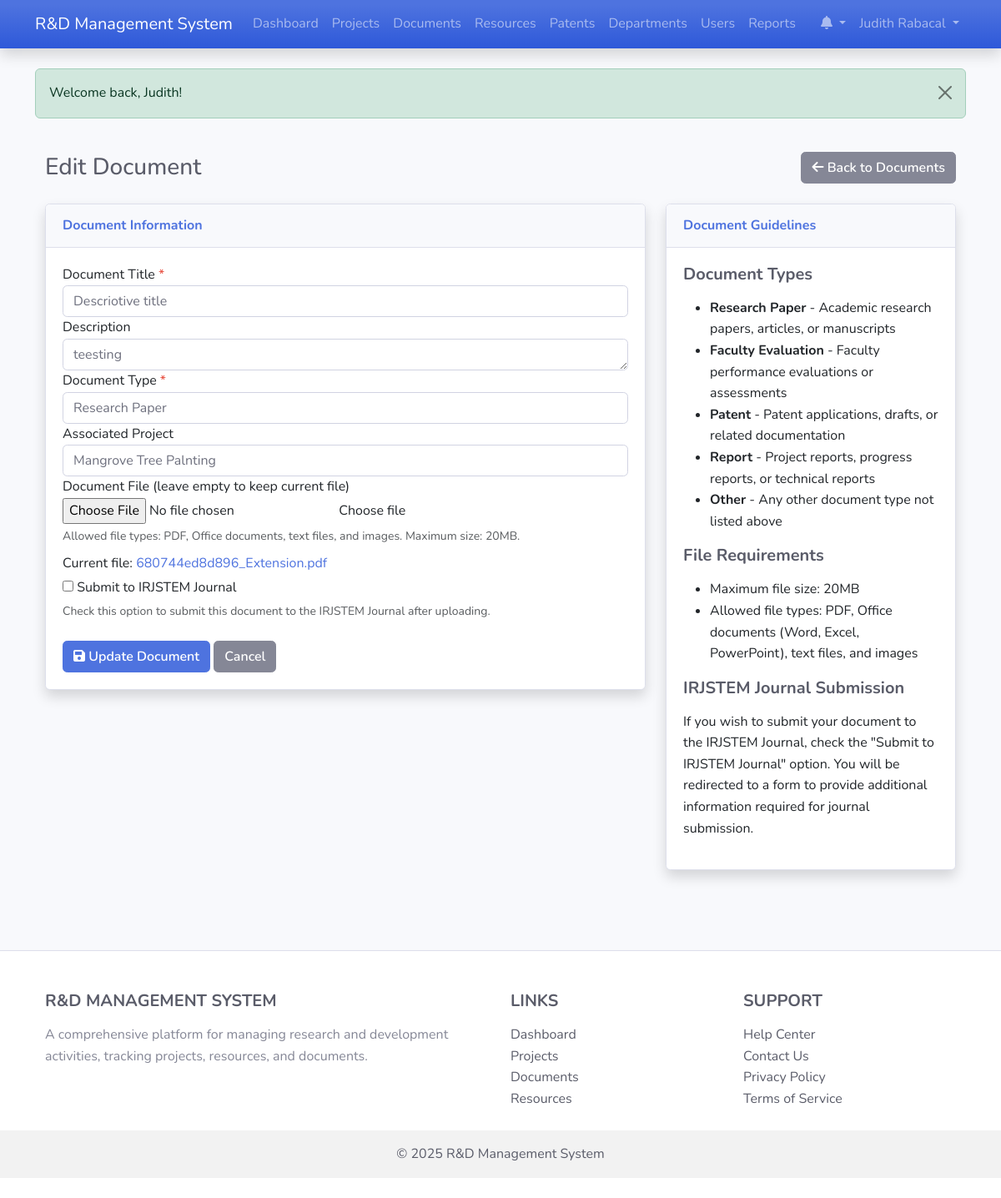
The page /document_form.php?id=1 (signed in) on the database its author committed.
### tables this page shows
CREATE TABLE `users` (
  `id` int(11) NOT NULL,
  `username` varchar(50) NOT NULL,
  `password` varchar(255) NOT NULL,
  `email` varchar(100) NOT NULL,
  `first_name` varchar(50) NOT NULL,
  `last_name` varchar(50) NOT NULL,
  `role_id` int(11) NOT NULL,
  `department_id` int(11) DEFAULT NULL,
  `is_active` tinyint(1) DEFAULT 1,
  `last_login` datetime DEFAULT NULL,
  `created_at` timestamp NOT NULL DEFAULT current_timestamp(),
  `updated_at` timestamp NOT NULL DEFAULT current_timestamp() ON UPDATE current_timestamp()
);

CREATE TABLE `documents` (
  `id` int(11) NOT NULL,
  `title` varchar(100) NOT NULL,
  `description` text DEFAULT NULL,
  `file_path` varchar(255) NOT NULL,
  `file_type` varchar(50) DEFAULT NULL,
  `file_size` int(11) DEFAULT NULL,
  `type` enum('research_paper','faculty_evaluation','patent','report','other') NOT NULL,
  `project_id` int(11) DEFAULT NULL,
  `uploaded_by` int(11) NOT NULL,
  `upload_date` datetime DEFAULT current_timestamp(),
  `created_at` timestamp NOT NULL DEFAULT current_timestamp(),
  `updated_at` timestamp NOT NULL DEFAULT current_timestamp() ON UPDATE current_timestamp(),
  `submit_to_journal` varchar(60) NOT NULL
);

CREATE TABLE `projects` (
  `id` int(11) NOT NULL,
  `title` varchar(100) NOT NULL,
  `description` text DEFAULT NULL,
  `start_date` date DEFAULT NULL,
  `end_date` date DEFAULT NULL,
  `status` enum('planning','in_progress','completed','on_hold','cancelled') DEFAULT 'planning',
  `budget` decimal(15,2) DEFAULT NULL,
  `department_id` int(11) DEFAULT NULL,
  `created_by` int(11) NOT NULL,
  `created_at` timestamp NOT NULL DEFAULT current_timestamp(),
  `updated_at` timestamp NOT NULL DEFAULT current_timestamp() ON UPDATE current_timestamp()
);

### classes/BaseModel.php (called while the page is built, shortened)
<?php
require_once __DIR__ . '/../config/database.php';
abstract class BaseModel {
    protected $conn;
    protected $table_name;
    protected $id_column = 'id';
    public function __construct() {
        $database = new Database();
        $this->conn = $database->getConnection();
    }
    public function getAll($orderBy = null, $orderDirection = 'ASC', $limit = null, $offset = null) {
        $query = "SELECT * FROM " . $this->table_name;
        if ($orderBy) {
            $query .= " ORDER BY " . $orderBy . " " . $orderDirection;
        }
        $stmt = $this->conn->prepare($query);
        $stmt->execute();
        return $stmt->fetchAll(PDO::FETCH_ASSOC);
    }
    public function getById($id) {
        $query = "SELECT * FROM " . $this->table_name . " WHERE " . $this->id_column . " = :id LIMIT 1";
        $stmt = $this->conn->prepare($query);
        $stmt->bindParam(':id', $id);
        $stmt->execute();
        return $stmt->fetch(PDO::FETCH_ASSOC);
    }
}
?>

### config/database.php (called while the page is built, shortened)
<?php
class Database {
    private $host = "localhost";
    private $db_name = "rd_management";
    private $username = "root";
    private $password = "";
    public function getConnection() {
        $this->conn = null;
        try {
            $this->conn = new PDO(
                "mysql:host=" . $this->host . ";dbname=" . $this->db_name,
                $this->username,
                $this->password
            );
            $this->conn->setAttribute(PDO::ATTR_ERRMODE, PDO::ERRMODE_EXCEPTION);
            $this->conn->exec("set names utf8");
        } catch(PDOException $exception) {
            echo "Connection error: " . $exception->getMessage();
        }
        return $this->conn;
    }
}
?>

### classes/Document.php (called while the page is built, shortened)
<?php
require_once __DIR__ . '/BaseModel.php';
class Document extends BaseModel {
    public function __construct() {
        $this->upload_dir = __DIR__ . '/../uploads/';
    }
}
?>

### document_form.php (the view, shortened to what this page needs)
<?php
require_once 'classes/Document.php';
$document = new Document();
$project = new Project();
$user = new User();
$currentUser = $user->getById($_SESSION['user_id']);
$userRole = $currentUser['role_id'];
$documentData = [
    'title' => '',
    'description' => '',
    'type' => 'research_paper',
    'project_id' => '',
    'submit_to_journal' => false
];
$isEdit = false;
$pageTitle = "Upload New Document";
$submitButtonText = "Upload Document";
$formAction = "document_form.php";
if (isset($_GET['id']) && !empty($_GET['id'])) {
    $documentId = $_GET['id'];
    $existingDocument = $document->getById($documentId);
    if ($existingDocument) {
        $isEdit = true;
        $documentData = $existingDocument;
        $pageTitle = "Edit Document";
        $submitButtonText = "Update Document";
        $formAction = "document_form.php?id=" . $documentId;
    } else {
        $_SESSION['error_message'] = "Document not found.";
        header("Location: documents.php");
        exit;
    }
}
$projects = [];
if ($userRole == 1) {
    $projects = $project->getAll("title");
}
else {
    $projects = [];
}
include 'includes/header.php';
?>
<div class="container-fluid py-4">
    <div class="d-flex justify-content-between align-items-center mb-4">
        <h1 class="h3 mb-0 text-gray-800"><?php echo $pageTitle; ?></h1>
        <a href="documents.php" class="btn btn-secondary">
            <i class="fas fa-arrow-left"></i> Back to Documents
        </a>
    </div>
    <div class="row">
        <div class="col-lg-8">
            <div class="card shadow mb-4">
                <div class="card-header py-3">
                    <h6 class="m-0 font-weight-bold text-primary">Document Information</h6>
                </div>
                <div class="card-body">
                    <form method="POST" action="<?php echo $formAction; ?>" enctype="multipart/form-data">
                        <div class="form-group">
                            <label for="title">Document Title <span class="text-danger">*</span></label>
                            <input type="text" class="form-control" id="title" name="title" value="<?php echo htmlspecialchars($documentData['title']); ?>" required>
                        </div>
                        <div class="form-group">
                            <label for="description">Description</label>
                            <textarea class="form-control" id="description" name="description" rows="3"><?php echo htmlspecialchars($documentData['description'] ?? ''); ?></textarea>
                        </div>
                        <div class="form-group">
                            <label for="type">Document Type <span class="text-danger">*</span></label>
                            <select class="form-control" id="type" name="type" required>
                                <option value="research_paper" <?php echo ($documentData['type'] == 'research_paper') ? 'selected' : ''; ?>>Research Paper</option>
                            </select>
                        </div>
                        <div class="form-group">
                            <label for="project_id">Associated Project</label>
                            <select class="form-control" id="project_id" name="project_id">
                                <?php foreach ($projects as $proj): ?>
                                    <option value="<?php echo $proj['id']; ?>" <?php echo ($documentData['project_id'] == $proj['id']) ? 'selected' : ''; ?>>
                                        <?php echo htmlspecialchars($proj['title']); ?>
                                    </option>
                                <?php endforeach; ?>
                            </select>
                        </div>
                        <div class="form-group">
                            <label for="document_file">
                                <?php echo $isEdit ? 'Document File (leave empty to keep current file)' : 'Document File <span class="text-danger">*</span>'; ?>
                            </label>
                            <div class="custom-file">
                                <input type="file" class="custom-file-input" id="document_file" name="document_file" <?php echo $isEdit ? '' : 'required'; ?>>
                                <label class="custom-file-label" for="document_file">Choose file</label>
                            </div>
                            <small class="form-text text-muted">
                                Allowed file types: PDF, Office documents, text files, and images. Maximum size: 20MB.
                            </small>
                            <?php if ($isEdit && !empty($documentData['file_path'])): ?>
                                <div class="mt-2">
                                    <p class="mb-1">Current file:
                                        <a href="<?php echo $documentData['file_path']; ?>" target="_blank">
                                            <?php echo basename($documentData['file_path']); ?>
                                        </a>
                                    </p>
                                </div>
                            <?php endif; ?>
                        </div>
                        <div class="form-group">
                            <div class="custom-control custom-checkbox">
                                <input type="checkbox" class="custom-control-input" id="submit_to_journal" name="submit_to_journal" value="1">
                                <label class="custom-control-label" for="submit_to_journal">Submit to IRJSTEM Journal</label>
                            </div>
                            <small class="form-text text-muted">
                                Check this option to submit this document to the IRJSTEM Journal after uploading.
                            </small>
                        </div>
                        <div class="mt-4">
                            <button type="submit" class="btn btn-primary">
                                <i class="fas fa-save"></i> <?php echo $submitButtonText; ?>
                            </button>
                            <a href="documents.php" class="btn btn-secondary">Cancel</a>
                        </div>
                    </form>
                </div>
            </div>
        </div>
        <div class="col-lg-4">
            <div class="card shadow mb-4">
                <div class="card-header py-3">
                    <h6 class="m-0 font-weight-bold text-primary">Document Guidelines</h6>
                </div>
                <div class="card-body">
                    <h5>Document Types</h5>
                    <ul>
                        <li><strong>Research Paper</strong> - Academic research papers, articles, or manuscripts</li>
                        <li><strong>Faculty Evaluation</strong> - Faculty performance evaluations or assessments</li>
                        <li><strong>Patent</strong> - Patent applications, drafts, or related documentation</li>
                        <li><strong>Report</strong> - Project reports, progress reports, or technical reports</li>
                        <li><strong>Other</strong> - Any other document type not listed above</li>
                    </ul>
                    <h5>File Requirements</h5>
                    <ul>
                        <li>Maximum file size: 20MB</li>
                        <li>Allowed file types: PDF, Office documents (Word, Excel, PowerPoint), text files, and images</li>
                    </ul>
                    <h5>IRJSTEM Journal Submission</h5>
                    <p>
                        If you wish to submit your document to the IRJSTEM Journal, check the "Submit to IRJSTEM Journal" option.
                        You will be redirected to a form to provide additional information required for journal submission.
                    </p>
                </div>
            </div>
        </div>
    </div>
</div>
<?php include 'includes/footer.php'; ?>

### includes/header.php (shortened to what this page needs)
<?php
$isLoggedIn = isset($_SESSION['user_id']);
$currentUser = null;
if ($isLoggedIn) {
    $userObj = new User();
    $currentUser = $userObj->getById($_SESSION['user_id']);
}
$currentPage = basename($_SERVER['PHP_SELF']);
?>
<!DOCTYPE html>
<html lang="en">
<head>
    <link href="https://cdn.jsdelivr.net/npm/bootstrap@5.3.0-alpha1/dist/css/bootstrap.min.css" rel="stylesheet">
    <link rel="stylesheet" href="https://cdnjs.cloudflare.com/ajax/libs/font-awesome/6.0.0/css/all.min.css">
    <link rel="stylesheet" href="https://cdn.datatables.net/1.11.5/css/dataTables.bootstrap5.min.css">
    <link rel="stylesheet" href="assets/css/style.css">
</head>
<body>
    <nav class="navbar navbar-expand-lg navbar-dark bg-gradient-primary shadow">
        <div class="container">
            <a class="navbar-brand" href="index.php">R&D Management System</a>
            <div class="collapse navbar-collapse" id="navbarNav">
                <ul class="navbar-nav me-auto">
                    <?php if ($isLoggedIn): ?>
                        <li class="nav-item">
                            <a class="nav-link <?php echo $currentPage == 'index.php' ? 'active' : ''; ?>" href="index.php">Dashboard</a>
                        </li>
                        <li class="nav-item">
                            <a class="nav-link <?php echo $currentPage == 'projects.php' ? 'active' : ''; ?>" href="projects.php">Projects</a>
                        </li>
                        <li class="nav-item">
                            <a class="nav-link <?php echo $currentPage == 'documents.php' ? 'active' : ''; ?>" href="documents.php">Documents</a>
                        </li>
                        <li class="nav-item">
                            <a class="nav-link <?php echo $currentPage == 'resources.php' ? 'active' : ''; ?>" href="resources.php">Resources</a>
                        </li>
                        <li class="nav-item">
                            <a class="nav-link <?php echo $currentPage == 'patents.php' ? 'active' : ''; ?>" href="patents.php">Patents</a>
                        </li>
                        <?php if ($currentUser && $currentUser['role_id'] <= 2):  ?>
                            <li class="nav-item">
                                <a class="nav-link <?php echo $currentPage == 'departments.php' ? 'active' : ''; ?>" href="departments.php">Departments</a>
                            </li>
                            <li class="nav-item">
                                <a class="nav-link <?php echo $currentPage == 'users.php' ? 'active' : ''; ?>" href="users.php">Users</a>
                            </li>
                            <li class="nav-item">
                                <a class="nav-link <?php echo $currentPage == 'reports.php' ? 'active' : ''; ?>" href="reports.php">Reports</a>
                            </li>
                        <?php endif; ?>
                    <?php endif; ?>
                </ul>
                <ul class="navbar-nav">
                    <?php if ($isLoggedIn): ?>
                        <li class="nav-item dropdown">
                            <a class="nav-link dropdown-toggle" href="#" id="notificationsDropdown" role="button" data-bs-toggle="dropdown" aria-expanded="false">
                                <i class="fas fa-bell"></i>
                            </a>
                        </li>
                        <li class="nav-item dropdown">
                            <a class="nav-link dropdown-toggle" href="#" id="userDropdown" role="button" data-bs-toggle="dropdown" aria-expanded="false">
                                <?php echo htmlspecialchars($currentUser['first_name'] . ' ' . $currentUser['last_name']); ?>
                            </a>
                        </li>
                    <?php endif; ?>
                </ul>
            </div>
        </div>
    </nav>
    <div id="alert-container" class="position-fixed top-0 end-0 p-3" style="z-index: 1050;"></div>
    <div class="container mt-4">
        <?php
        if (isset($_SESSION['success_message'])) {
            echo '<div class="alert alert-success alert-dismissible fade show" role="alert">';
            echo htmlspecialchars($_SESSION['success_message']);
            echo '<button type="button" class="btn-close" data-bs-dismiss="alert" aria-label="Close"></button>';
            echo '</div>';
        }
        ?>

### rows shown on the page
users: first_name+last_name "Judith Rabacal"
documents: title "Descriotive title", description "teesting", type "Research Paper", project_id "Mangrove Tree Palnting", file_path "680744ed8d896_Extension.pdf"

### other values the page prints
$_SESSION['success_message'] "Welcome back, Judith!"
$pageTitle "Edit Document"
$submitButtonText "Update Document"
